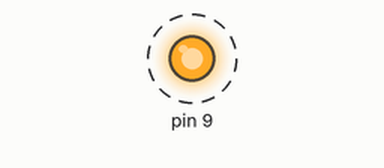
A sketch run on a simulated Arduino Uno, built with avr-gcc and run on an emulated ATmega328P. On the bench: output pins drawn as LEDs (lit = HIGH). Dashed ring = blinking.

Above: at 0.2 s.
Timing chart, 0 to 3.0 s (numbered marks = the images above):
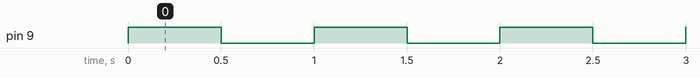

Measured:
- by itself, pin 9: alternates HIGH for 0.50 s and LOW for 0.50 s

The sketch:

step1.ino
```cpp
#include <avr/interrupt.h>

void setup() {
  DDRB |= (1 << PB1);
  //используем таймер1,мигает раз в секунду, то есть прерывание каждые 0.5с
  TCCR1A = 0;
  TCCR1B = (1 << WGM12) | (1 << CS12); //режим СТС(4 режим) и делитель 256, поэтому предыдущая строчка 0
  OCR1A = 31249;
  TIMSK1 = (1 << OCIE1A); //прерывние при достижении значения OCR1A
  sei();
}

ISR(TIMER1_COMPA_vect) {
  PORTB ^= (1 << PB1); //переключение диода
}

void loop() {
}
```
